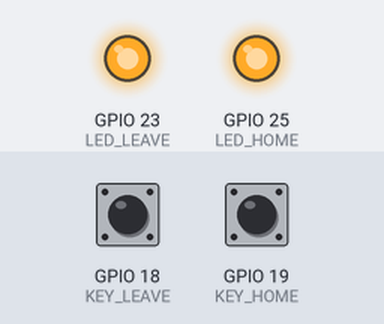
This sketch was run on a simulated ESP32. Shown: output pins drawn as LEDs (lit = HIGH). Dashed ring = blinking. The inputs (shaded band) are chosen by the test bench; at power-on: GPIO 18 (KEY_LEAVE) HIGH, GPIO 19 (KEY_HOME) HIGH. WiFi joins after 1.5 s; servers stay silent unless stated; uploads are accepted with an empty reply; what the sketch prints to the serial monitor is not drawn.

Above: at 2.7 s.
2.8 s: GPIO 18 (KEY_LEAVE) pulled LOW for 3.2 s
At 3.4 s:
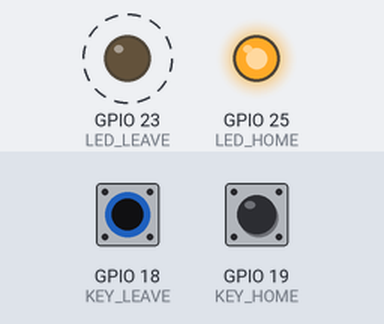
7.5 s: GPIO 19 (KEY_HOME) pulled LOW for 0.15 s
At 8.0 s:
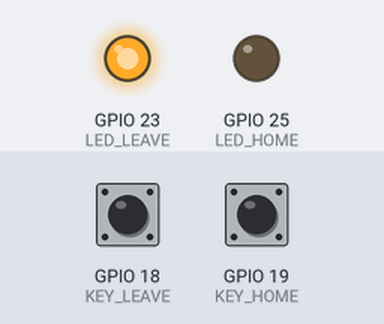
9.7 s: GPIO 19 (KEY_HOME) pulled LOW for 3.2 s
At 13.2 s:
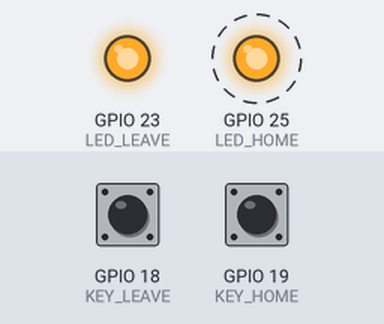
Timing chart, 0 to 14.7 s (numbered marks = the images above; inputs shaded):
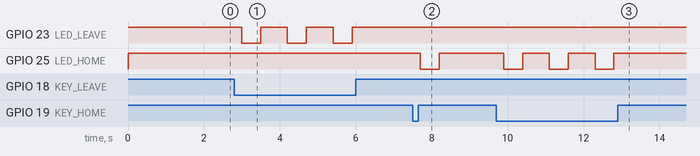

The sketch:

esp32_sensor.ino
```cpp
#include <WiFi.h>
#include <HTTPClient.h>

// 联调前填写本地 WiFi；不要将真实凭据提交到仓库。
const char* ssid="YOUR_WIFI_SSID";
const char* password="YOUR_WIFI_PASSWORD";

String serverUrl="http://YOUR_BACKEND_IP:5000/event";

#define LED_LEAVE 23
#define LED_HOME 25
#define KEY_LEAVE 18
#define KEY_HOME 19

void connectWiFi()
{
  Serial.print("Connecting WiFi");
  WiFi.begin(ssid,password);
  while(WiFi.status()!=WL_CONNECTED)
  {
    delay(500);
    Serial.print(".");
  }
  Serial.println();
  Serial.println("WiFi Connected");
  Serial.println(WiFi.localIP());
}

void sendEvent(String event)
{
  if(WiFi.status()!=WL_CONNECTED)
  {
    Serial.println("WiFi disconnected");
    return;
  }

  HTTPClient http;
  http.begin(serverUrl);
  http.addHeader("Content-Type","application/json");

  String json="{\"event\":\""+event+"\",\"device\":\"esp32_sensor\"}";

  Serial.println(json);

  int code=http.POST(json);

  Serial.print("HTTP Response:");
  Serial.println(code);

  http.end();
}

void triggerLeaveEvent()
{
  Serial.println("EVENT: LEAVE_EVENT");
  sendEvent("LEAVE_EVENT");

  digitalWrite(LED_LEAVE,LOW);
  delay(500);
  digitalWrite(LED_LEAVE,HIGH);
}

void triggerHomeEvent()
{
  Serial.println("EVENT: HOME_EVENT");
  sendEvent("HOME_EVENT");

  digitalWrite(LED_HOME,LOW);
  delay(500);
  digitalWrite(LED_HOME,HIGH);
}

void setup()
{
  Serial.begin(115200);

  pinMode(LED_LEAVE,OUTPUT);
  pinMode(LED_HOME,OUTPUT);

  pinMode(KEY_LEAVE,INPUT_PULLUP);
  pinMode(KEY_HOME,INPUT_PULLUP);

  digitalWrite(LED_LEAVE,HIGH);
  digitalWrite(LED_HOME,HIGH);

  connectWiFi();

  Serial.println("Sensor Node Ready");
}

void loop()
{
  if(digitalRead(KEY_LEAVE)==LOW)
  {
    triggerLeaveEvent();
    delay(500);
  }

  if(digitalRead(KEY_HOME)==LOW)
  {
    triggerHomeEvent();
    delay(500);
  }
}
```

Measured:
- after the input at 2.8 s, GPIO 23 (LED_LEAVE): alternates HIGH for 0.70 s and LOW for 0.50 s, 6 changes in all, then stays HIGH, starting after 0.20 s
- after the input at 7.5 s, GPIO 25 (LED_HOME): HIGH → LOW after 0.20 s, → HIGH 0.50 s later
- after the input at 9.7 s, GPIO 25 (LED_HOME): alternates HIGH for 0.70 s and LOW for 0.50 s, 6 changes in all, then stays HIGH, starting after 0.20 s
